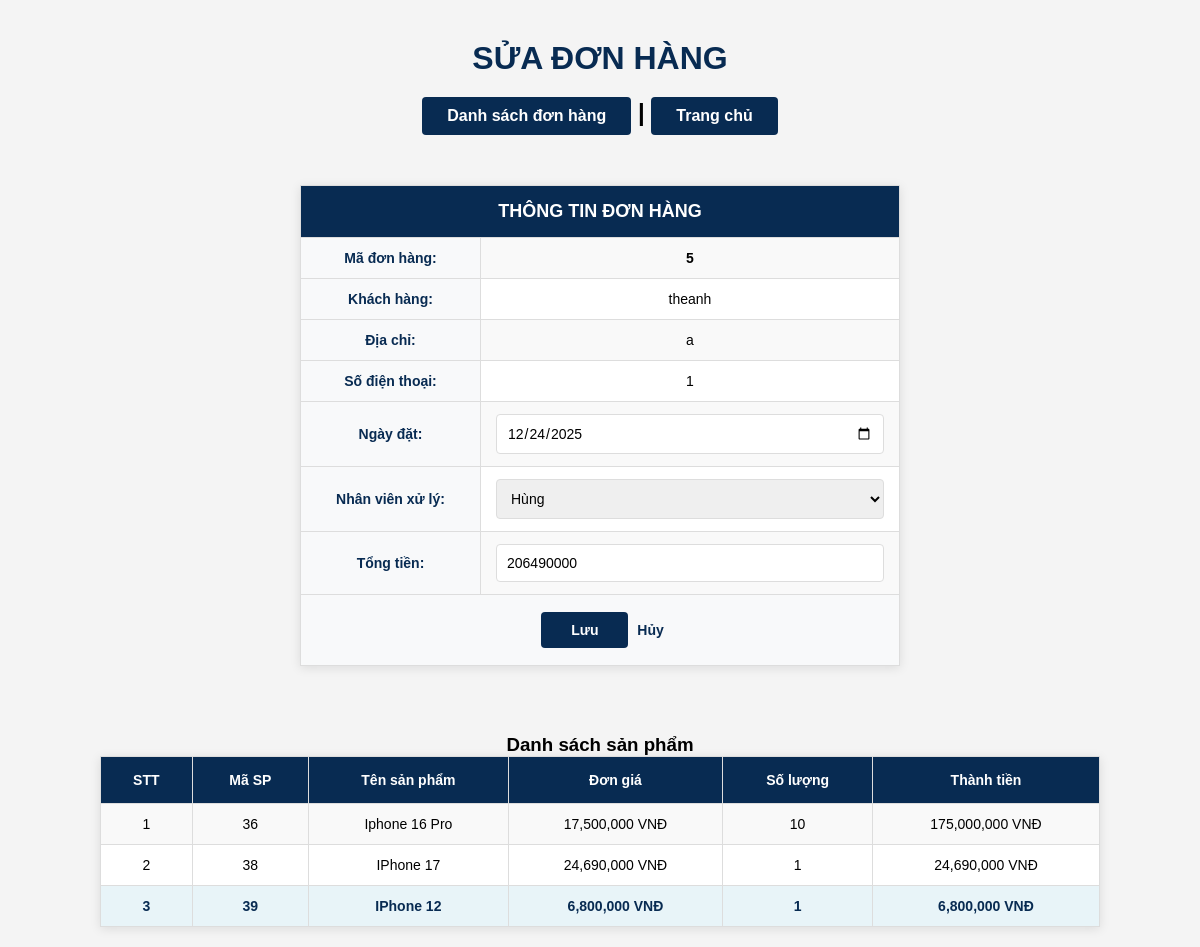
The app's page /donhang/donhang_edit.php?madh=5 (signed in) with its own data.
### tables this page shows
CREATE TABLE `donhang` (
  `madh` int(10) NOT NULL,
  `makh` int(10) NOT NULL,
  `ngaydat` date NOT NULL,
  `manv` int(10) NOT NULL,
  `trigia` double NOT NULL
);

CREATE TABLE `khachhang` (
  `makh` int(10) NOT NULL,
  `tenkh` varchar(50) NOT NULL,
  `diachi` varchar(50) DEFAULT NULL,
  `sdt` varchar(30) DEFAULT NULL
);

CREATE TABLE `nhanvien` (
  `manv` int(10) NOT NULL,
  `tennv` varchar(50) NOT NULL,
  `diachi` varchar(50) NOT NULL,
  `sdt` varchar(30) NOT NULL,
  `ns` date NOT NULL
);

CREATE TABLE `chitietdonhang` (
  `madh` int(10) NOT NULL,
  `masp` int(10) NOT NULL,
  `sl` int(50) NOT NULL
);

CREATE TABLE `sanpham` (
  `masp` int(10) NOT NULL,
  `tensp` varchar(50) NOT NULL,
  `gia` double NOT NULL,
  `sl` int(10) NOT NULL,
  `hang` varchar(30) NOT NULL,
  `baohanh` int(30) NOT NULL,
  `ghichu` varchar(255) NOT NULL,
  `hinhanh` varchar(255) NOT NULL,
  `madm` int(10) NOT NULL
);

### donhang/donhang_edit.php (the view, shortened to what this page needs)
<!DOCTYPE html>
<html lang="vi">
<head>
    <link rel="stylesheet" href="../css/nv.css">
</head>
<body>
    <h1 align="center">SỬA ĐƠN HÀNG</h1>
    <h2 align="center">
        <a href="donhang.php">Danh sách đơn hàng</a> |
        <a href="../trangchu.php">Trang chủ</a>
    </h2>
    <?php
        $conn = mysqli_connect("localhost", "root", "", "qlshopdienthoai") or die("Không thể kết nối CSDL");
        mysqli_set_charset($conn, "utf8");
        $madh = isset($_REQUEST["madh"]) ? $_REQUEST["madh"] : "";
        $sql_donhang = "SELECT dh.madh, dh.ngaydat, dh.trigia, dh.makh, dh.manv,
                               kh.tenkh, kh.diachi, kh.sdt
                        FROM donhang dh
                        JOIN khachhang kh ON dh.makh = kh.makh
                        WHERE dh.madh = '$madh'";
        $result_donhang = mysqli_query($conn, $sql_donhang);
        $donhang = mysqli_fetch_object($result_donhang);
        $sql_nhanvien = "SELECT manv, tennv FROM nhanvien ORDER BY tennv";
        $result_nhanvien = mysqli_query($conn, $sql_nhanvien);
    ?>
    <form method="POST" action="donhang_edit_save.php">
        <table width="800" align="center" border="1">
            <tr>
                <td colspan="2"><strong>THÔNG TIN ĐƠN HÀNG</strong></td>
            </tr>
            <tr>
                <td width="200">Mã đơn hàng:</td>
                <td><strong><?php echo $donhang->madh; ?></strong></td>
            </tr>
            <tr>
                <td>Khách hàng:</td>
                <td><?php echo $donhang->tenkh; ?></td>
            </tr>
            <tr>
                <td>Địa chỉ:</td>
                <td><?php echo $donhang->diachi; ?></td>
            </tr>
            <tr>
                <td>Số điện thoại:</td>
                <td><?php echo $donhang->sdt; ?></td>
            </tr>
            <tr>
                <td>Ngày đặt:</td>
                <td>
                    <input type="date" name="ngaydat" value="<?php echo $donhang->ngaydat; ?>" required>
                </td>
            </tr>
            <tr>
                <td>Nhân viên xử lý:</td>
                <td>
                    <select name="manv" required>
                        <?php while($nv = mysqli_fetch_object($result_nhanvien)): ?>
                            <option value="<?php echo $nv->manv; ?>"
                                <?php echo ($nv->manv == $donhang->manv) ? 'selected' : ''; ?>>
                                <?php echo $nv->tennv; ?>
                            </option>
                        <?php endwhile; ?>
                    </select>
                </td>
            </tr>
            <tr>
                <td>Tổng tiền:</td>
                <td>
                    <input type="number" name="trigia" value="<?php echo $donhang->trigia; ?>"
                           step="1000" min="0" required>
                </td>
            </tr>
            <tr>
                <td colspan="2" align="center">
                    <input type="submit" value="Lưu">
                    <a href="donhang.php">Hủy</a>
                </td>
            </tr>
        </table>
    </form>
    <br>
    <h3 align="center">Danh sách sản phẩm</h3>
    <?php
        $sql_chitiet = "SELECT ctdh.masp, ctdh.sl,
                               sp.tensp, sp.gia
                        FROM chitietdonhang ctdh
                        JOIN sanpham sp ON ctdh.masp = sp.masp
                        WHERE ctdh.madh = '$madh'";
        $result_chitiet = mysqli_query($conn, $sql_chitiet);
    ?>
    <table width="1000" align="center" border="1">
        <tr>
            <th>STT</th>
            <th>Mã SP</th>
            <th>Tên sản phẩm</th>
            <th>Đơn giá</th>
            <th>Số lượng</th>
            <th>Thành tiền</th>
        </tr>
        <?php
        $stt = 0;
        while($row = mysqli_fetch_object($result_chitiet)) {
            $stt++;
            $thanhtien = $row->gia * $row->sl;
        ?>
        <tr align="center">
            <td><?php echo $stt; ?></td>
            <td><?php echo $row->masp; ?></td>
            <td><?php echo $row->tensp; ?></td>
            <td><?php echo number_format($row->gia); ?> VNĐ</td>
            <td><?php echo $row->sl; ?></td>
            <td><?php echo number_format($thanhtien); ?> VNĐ</td>
        </tr>
        <?php } ?>
    </table>
</body>
</html>

### css/nv.css (style rules this page uses)
* { margin: 0; padding: 0; box-sizing: border-box; font-family: Arial, sans-serif; }
body { background-color: #f4f4f4; padding: 20px 0; }
h1 { color: rgb(8, 43, 82); text-align: center; margin: 20px 0; font-size: 32px; text-transform: uppercase; font-weight: bold; }
h2 { text-align: center; margin: 15px 0 30px 0; }
h2 a { background: rgb(8, 43, 82); color: white; text-decoration: none; padding: 10px 25px; border-radius: 4px; font-size: 16px; display: inline-block; }
table { background: white; border-collapse: collapse; box-shadow: 0 2px 10px rgba(0, 0, 0, 0.1); margin: 0 auto; }
table th { background: rgb(8, 43, 82); color: white; padding: 15px; text-align: center; font-weight: bold; font-size: 14px; border: 1px solid #ddd; }
table td { padding: 12px 15px; border: 1px solid #ddd; font-size: 14px; text-align: center; }
table tr:nth-child(even) { background-color: #f9f9f9; }
table a { color: rgb(8, 43, 82); text-decoration: none; font-weight: bold; }
table tr:last-child td { background: #e8f4f8; font-weight: bold; color: rgb(8, 43, 82); }
form table { max-width: 600px; margin: 50px auto; }
form table tr:first-child td { background: rgb(8, 43, 82); color: white; font-size: 18px; font-weight: bold; padding: 15px; text-align: center; }
form table td { padding: 12px 15px; }
form table td:first-child { font-weight: bold; color: rgb(8, 43, 82); width: 180px; background: #f8f9fa; }
form input[type="text"], form input[type="password"], form input[type="number"], form input[type="date"], form input[type="file"], select { width: 100%; padding: 10px; border: 1px solid #ddd; border-radius: 4px; font-size: 14px; }
form input[type="submit"], form input[type="reset"], form input[type="button"] { background: rgb(8, 43, 82); color: white; border: none; padding: 10px 30px; border-radius: 4px; font-size: 14px; font-weight: bold; cursor: pointer; margin: 5px; }

### records on screen
donhang: madh "5", makh.tenkh "theanh", makh.diachi "a", makh.sdt "1", ngaydat "12/24/2025", manv "Hùng", trigia "206490000"
chitietdonhang: masp "36", masp.tensp "Iphone 16 Pro", masp.gia "17,500,000", sl "10", thanhtien "175,000,000"
chitietdonhang: masp "38", masp.tensp "IPhone 17", masp.gia "24,690,000", sl "1", thanhtien "24,690,000"
chitietdonhang: masp "39", masp.tensp "IPhone 12", masp.gia "6,800,000", sl "1", thanhtien "6,800,000"
